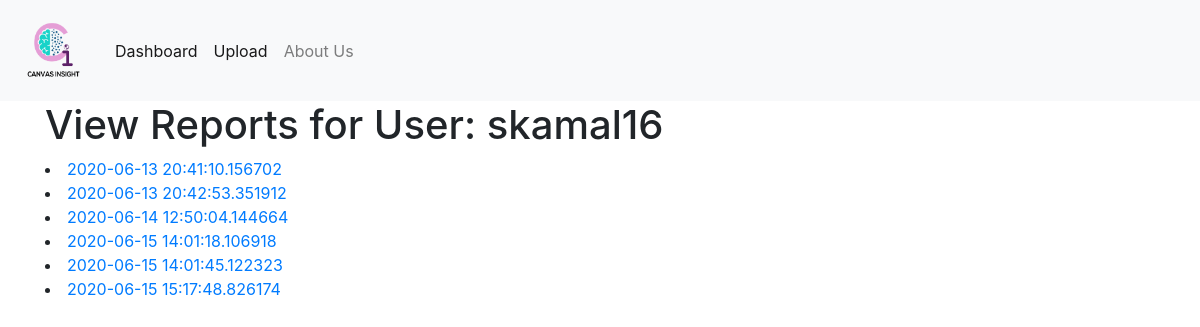
Page /user/1 on the committed database.
### app/models.py (models this page shows, shortened)
class User(db.Model):
    id = db.Column(db.Integer, primary_key=True)
    username = db.Column(db.String(64), index=True, unique=True)
    reports = db.relationship('Report', backref='user', lazy='dynamic')

class Report(db.Model):
    id = db.Column(db.Integer, primary_key=True)
    data = db.Column(db.String(64))
    timestamp = db.Column(db.DateTime, index=True, default=datetime.utcnow)
    user_id = db.Column(db.Integer, db.ForeignKey('user.id'))
    image = db.relationship('Image', backref='report', lazy='dynamic')

### app/routes.py (the view)
@app.route('/user/<user_id>')
def user(user_id):
    user = User.query.get(user_id)
    reports = user.reports.all()
    return render_template('user.html', title = 'User', username = user.username, reports = reports)

### app/templates/user.html
{% extends "base.html" %} {% block content %}
<div class="container">
    <h1>View Reports for User: {{ username }}</h1>
    <div>
        {% for report in reports %}
        <li><a href="{{ url_for('report', report_id = report.id) }}">{{ report.timestamp }}</a></li>
        {% endfor %}
    </div>
</div>
{% endblock %}

### rows in the picture
User: username "skamal16"
Report: timestamp "2020-06-13 20:41:10.156702"
Report: timestamp "2020-06-13 20:42:53.351912"
Report: timestamp "2020-06-14 12:50:04.144664"
Report: timestamp "2020-06-15 14:01:18.106918"
Report: timestamp "2020-06-15 14:01:45.122323"
Report: timestamp "2020-06-15 15:17:48.826174"
